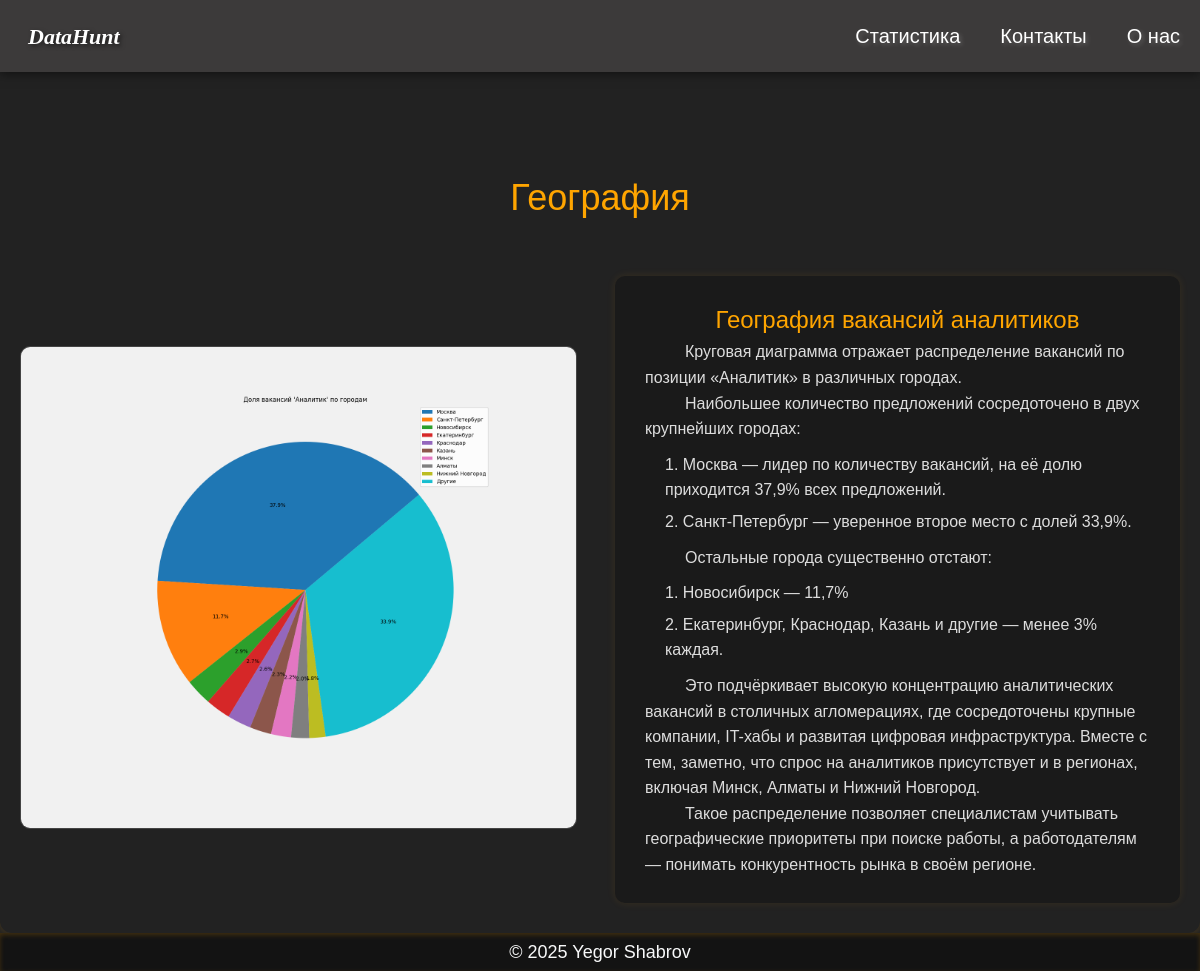
Page /statistics/Geography/ on the committed database.
### main/models.py (models this page shows, shortened)
class Article(models.Model):
    title = models.CharField(max_length=200)
    content = models.TextField()
    slug = models.SlugField(max_length=200, unique=True, blank=True, null=True)

### main/views.py (the view)
# urls.py: path('statistics/<slug:slug>/', views.article_direct, name='article_direct'),
def article_direct(request, slug):
    article = Article.objects.get(slug=slug)
    return render(request, 'main/article_direct.html', {'article': article})

### main/templates/main/article_direct.html (shortened to what this page needs)
{% extends 'article_list.html' %}
{% load static %}
{% block content %}
<div class="top-spacer"></div>
<div>
    {{ article.content|safe }}
</div>
{% endblock %}

### main/static/css/static.css (style rules this page uses)
body { background-color: #222222; margin: 0; font-family: 'Segoe UI', sans-serif; color: white; }
html { scrollbar-width: thin; scrollbar-color: #3c3a3a #1f1f1f; }
.top-spacer { display: flex; height: 60px; width: 100%; background-color: transparent; }

### rows in the picture
Article: content "География География вакансий аналитиков Круговая диаграмма отражает распределение вакансий по позиции «Аналитик» в различных городах. Наибольшее количество предложений сосредоточено в двух крупнейших городах: 1. Москва — лидер по количеству вакансий, на её долю приходится 37,9% всех предложений. 2. Санкт-Петербург — уверенное второе место с долей 33,9% . Остальные города существенно отстают: 1. Новосибирск — 11,7% 2. Екатеринбург , Краснодар , Казань и другие — менее 3% каждая. Это подчёркивает высокую концентрацию аналитических вакансий в столичных агломерациях, где сосредоточены крупные компании, IT-хабы и развитая цифровая инфраструктура. Вместе с тем, заметно, что спрос на аналитиков…", content (picture)
